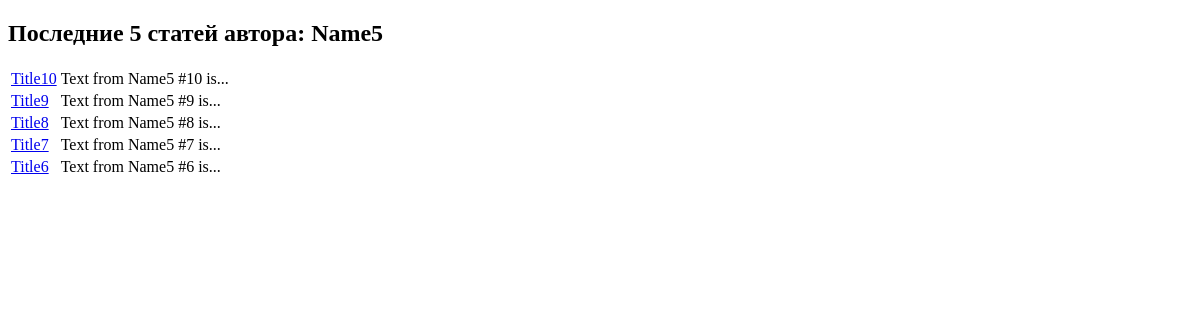
The page /lesson3/author/5/ on the database as committed earlier.
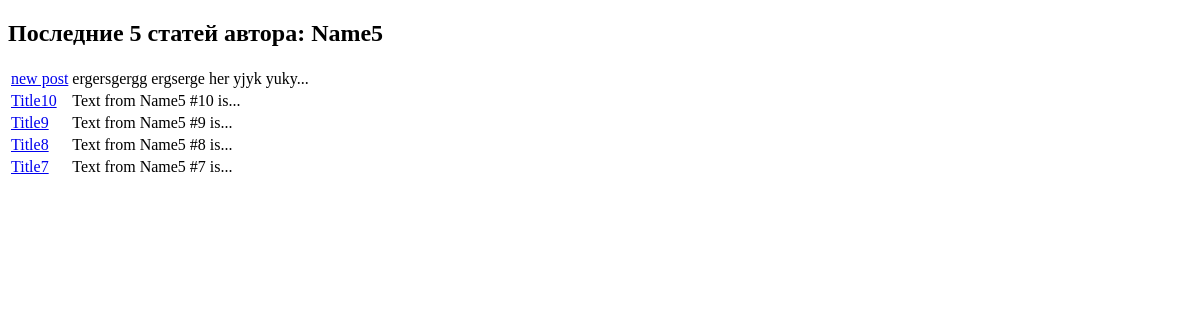
The same page on the database as committed later.
### lesson2/models.py (models this page shows, shortened)
class Author(models.Model):
    name = models.CharField(max_length=100)
    email = models.EmailField()

class Post(models.Model):
    title = models.CharField(max_length=100)
    content = models.TextField()
    author = models.ForeignKey(Author, on_delete=models.CASCADE, related_name="posts")
    def get_summary(self):
        words = self.content.split()
        return f'{" ".join(words[:5])}...'

### lesson3/views.py (the view)
# urls.py: path('author/<int:author_id>/', author_posts, name='author_posts'),
def author_posts(request, author_id):
    author = get_object_or_404(Author, pk=author_id)
    posts = author.posts.order_by('-id')[:5]
    return render(request, 'lesson3/author_posts.html', {'author': author, 'posts': posts})

### lesson3/templates/lesson3/author_posts.html (shortened to what this page needs)
{% extends 'base.html' %}
{% block content %}
<h2>Последние 5 статей автора: {{ author.name }}</h2>
<table>
    {% for post in posts %}
    <tr>
        <td><a href="{% url 'post_full' post.id %}">{{ post.title }}</a>
        <td>{{ post.get_summary }}</td>
    </tr>
    {% endfor %}
</table>
{% endblock %}

### templates/base.html (shortened to what this page needs)
<!doctype html>
<html lang="ru">
<head>
</head>
<body>
{% block content %}
{% endblock %}
</body>
</html>

Rows that differ between the two databases and show on the page:
no longer on this page (row unchanged): Post: title "Title6", get_summary "Text from Name5 #6 is..."
added Post: title "new post", get_summary "ergersgergg ergserge her yjyk yuky..."
